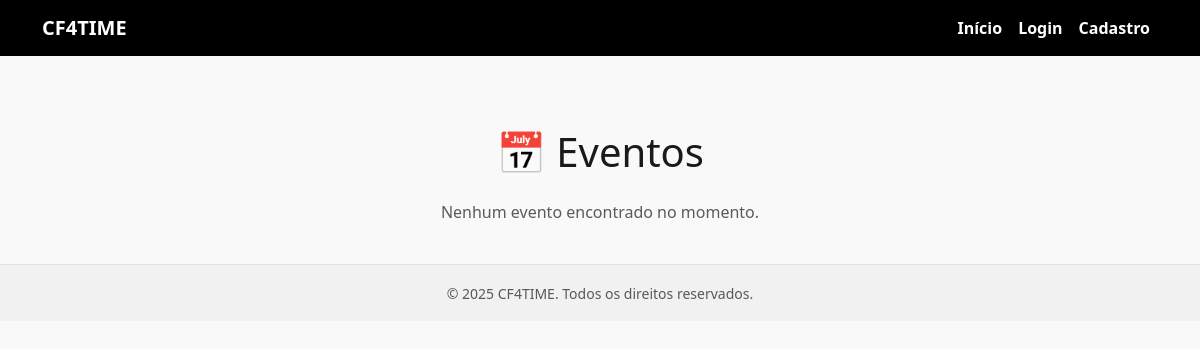
Page /event_list/ on the earlier database version.
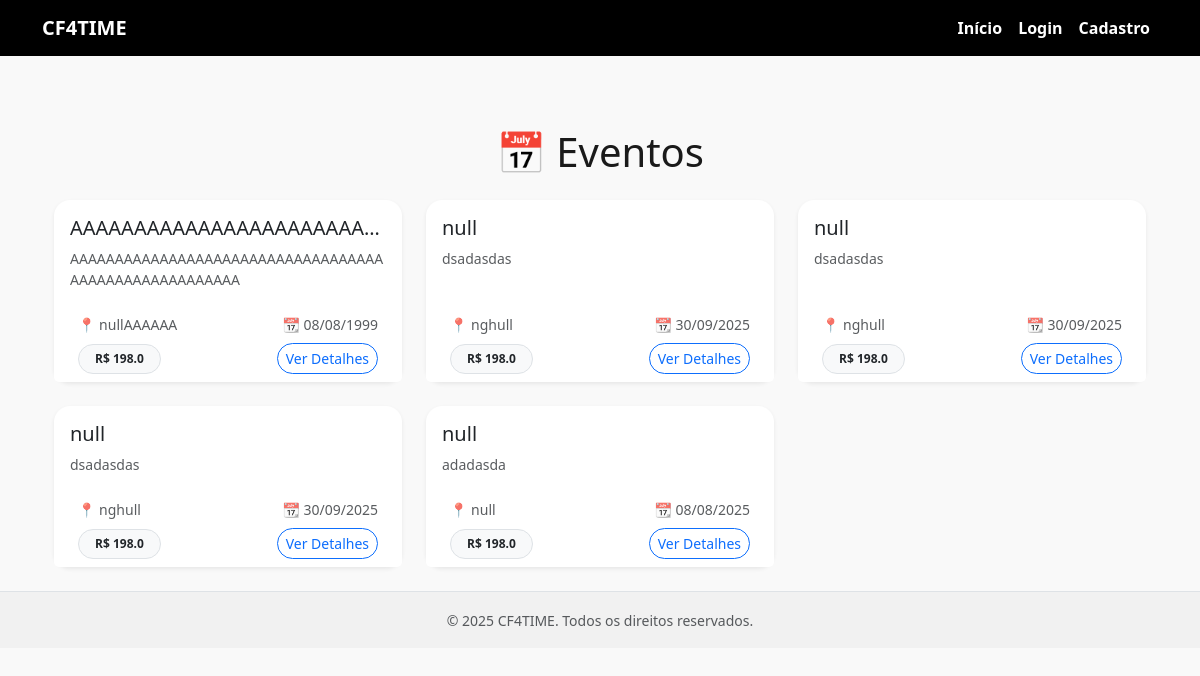
Same page on the later database version.
### Event/models.py (models this page shows, shortened)
class Event(models.Model):
    author = models.ForeignKey(User, on_delete= models.CASCADE)
    local  = models.CharField (max_length=50, default= 'null')
    title =  models.CharField (max_length=50, default= 'null')
    link =  models.URLField(max_length=100, blank= True, null= True )
    text = models.CharField(max_length=3000, blank=  True, null= True)
    date_initial = models.DateTimeField( default=  timezone.now())
    date_end = models.DateTimeField (default= timezone.now())
    date_create= models.DateTimeField(auto_now_add= True,  null= False, blank= False)
    price =  models.FloatField(validators=[MinValueValidator(0)], null= True, blank=True)

### Event/views.py (the view)
# urls.py: path('event_list/',  EventList.as_view(),  name='event_list'),
class EventList(ListView):
    model = Event
    template_name  ='event_list.html'
    fields  = ['date_initial','date_end', 'text','link', 'title','local']

### Event/templates/event_list.html (shortened to what this page needs)
{% extends 'base.html' %}
{% load static %}
{% block content %}
<head>
    <link rel="stylesheet" href="https://cdn.jsdelivr.net/npm/bootstrap-icons@1.10.5/font/bootstrap-icons.css">
</head>
<div class="container mt-5">
  <h1 class="text-center mb-4">📅 Eventos</h1>
  {% if object_list %}
    <div class="row row-cols-1 row-cols-md-3 g-4">
      {% for events in object_list %}
        <div class="col">
          <div class="card h-100 border-0 shadow-sm rounded-4 position-relative">
            <div class="card-body">
              <h5 class="card-title text-truncate" title="{{ events.title }}">{{ events.title }}</h5>
              <p class="card-text text-muted small">
                {{ events.text|truncatewords:12 }}
              </p>
            </div>
            <div class="card-footer bg-white border-0 d-flex flex-column gap-2">
              <div class="d-flex justify-content-between align-items-center small text-muted px-2">
                <span>📍 {{ events.local|truncatechars:18 }}</span>
                <span>📆 {{ events.date_initial|date:"d/m/Y" }}</span>
              </div>
              <div class="d-flex justify-content-between align-items-center px-2">
                <span class="badge bg-light text-dark border rounded-pill px-3 py-2">
                  {% if events.price == 0 %}
                    GRÁTIS
                  {% else %}
                    R$ {{ events.price }}
                  {% endif %}
                </span>
                <a href="{% url 'event_detail' events.pk %}" class="btn btn-sm btn-outline-primary rounded-pill">
                  Ver Detalhes
                </a>
              </div>
            </div>
          </div>
        </div>
      {% endfor %}
    </div>
  {% else %}
    <p class="text-center text-muted">Nenhum evento encontrado no momento.</p>
  {% endif %}
</div>
{% endblock %}

### app/templates/base.html (shortened to what this page needs)
{% load static %}
<!DOCTYPE html>
<html lang="pt-br">
<head>
  <link href="https://cdn.jsdelivr.net/npm/bootstrap@5.3.0/dist/css/bootstrap.min.css" rel="stylesheet">
  <link href="https://cdn.jsdelivr.net/npm/bootstrap-icons@1.10.5/font/bootstrap-icons.css" rel="stylesheet">
  <link href="https://cdn.jsdelivr.net/npm/fullcalendar@6.1.8/index.global.min.css" rel="stylesheet">
</head>
<body>
<nav class="navbar navbar-expand-lg navbar-dark">
  <div class="container">
    <a class="navbar-brand" href="{% url 'home' %}">CF4TIME</a>
    <div class="collapse navbar-collapse" id="navbarNav">
      <ul class="navbar-nav ms-auto">
        {% if user.is_authenticated %}
          <li class="nav-item"><a class="nav-link" href="{% url 'home' %}">Início</a></li>
          {% if user.profile.is_coach %}
            <li class="nav-item"><a class="nav-link" href="{% url 'create_wod' %}">Postar WOD</a></li>
            <li class="nav-item"><a class="nav-link" href="{% url 'event_create' %}">Novo Evento</a></li>
          {% endif %}
          <li class="nav-item"><a class="nav-link" href="{% url 'post-create' %}">Postar</a></li>
          <li class="nav-item"><a class="nav-link" href="{% url 'event_list' %}">Eventos</a></li>
          <li class="nav-item"><a class="nav-link" href="{% url 'my_perfil' %}">Perfil</a></li>
          <li class="nav-item"><a class="nav-link" href="https://www.linkedin.com/in/jo%C3%A3o-vitor-xavier-532191279/">Contato</a></li>
          <li class="nav-item"><a class="nav-link" href="{% url 'logout' %}">Sair</a></li>
        {% else %}
          <li class="nav-item"><a class="nav-link" href="{% url 'home' %}">Início</a></li>
          <li class="nav-item"><a class="nav-link" href="{% url 'login' %}">Login</a></li>
          <li class="nav-item"><a class="nav-link" href="{% url 'register' %}">Cadastro</a></li>
        {% endif %}
      </ul>
    </div>
  </div>
</nav>
<div class="container my-4">
  <div class="row">
    <div class="{% if user.is_authenticated %}col-md-9{% else %}col-12{% endif %}">
      {% block content %}{% endblock %}
    </div>
  </div>
</div>
<footer class="text-center text-muted py-3 border-top">
  <small>&copy; {{ year|default:2025 }} CF4TIME. Todos os direitos reservados.</small>
</footer>
</body>
</html>

### app/templates/base.html (style rules this page uses)
:root { --color-primary: #000000; --color-secondary: #ff0054; --color-bg: #f9f9f9; --color-text: #1a1a1a; }
body { background-color: var(--color-bg); color: var(--color-text); font-family: 'Segoe UI', Tahoma, Geneva, Verdana, sans-serif; }
.navbar { background-color: var(--color-primary); }
.navbar-brand, .navbar-nav .nav-link { color: #fff !important; font-weight: 600; }
.card { border-radius: 12px; box-shadow: 0 2px 10px rgba(0, 0, 0, 0.05); background-color: #fff; }
footer { background-color: #f1f1f1; }

Differences in the rows shown:
added Event: title "AAAAAAAAAAAAAAAAAAAAAAA…", text "AAAAAAAAAAAAAAAAAAAAAAAAAAAAAAAAAAAAAAAAAAAAAAAAAAAAAA", local "nullAAAAAA", date_initial "08/08/1999", price "198.0"
added Event: title "null", text "dsadasdas", local "nghull", date_initial "30/09/2025", price "198.0"
added Event: title "null", text "dsadasdas", local "nghull", date_initial "30/09/2025", price "198.0"
added Event: title "null", text "dsadasdas", local "nghull", date_initial "30/09/2025", price "198.0"
added Event: title "null", text "adadasda", local "null", date_initial "08/08/2025", price "198.0"
Other differences:
text no longer shown: "Nenhum evento encontrado no momento."
